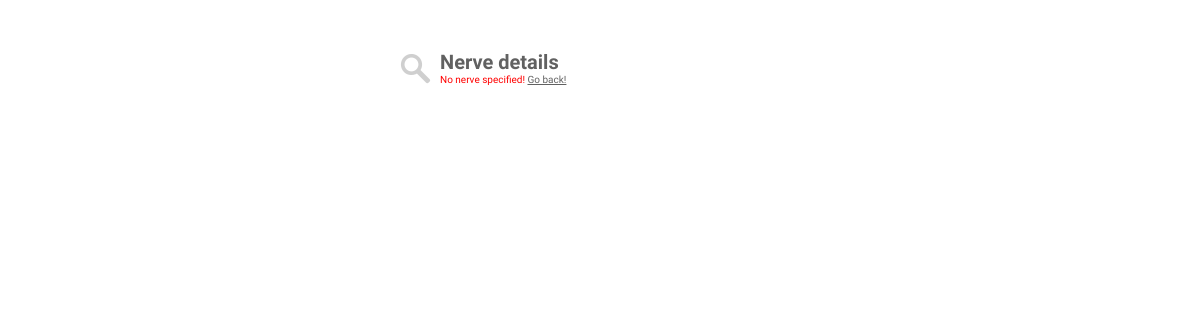
/nerve.php, run on an earlier commit of the app's database.
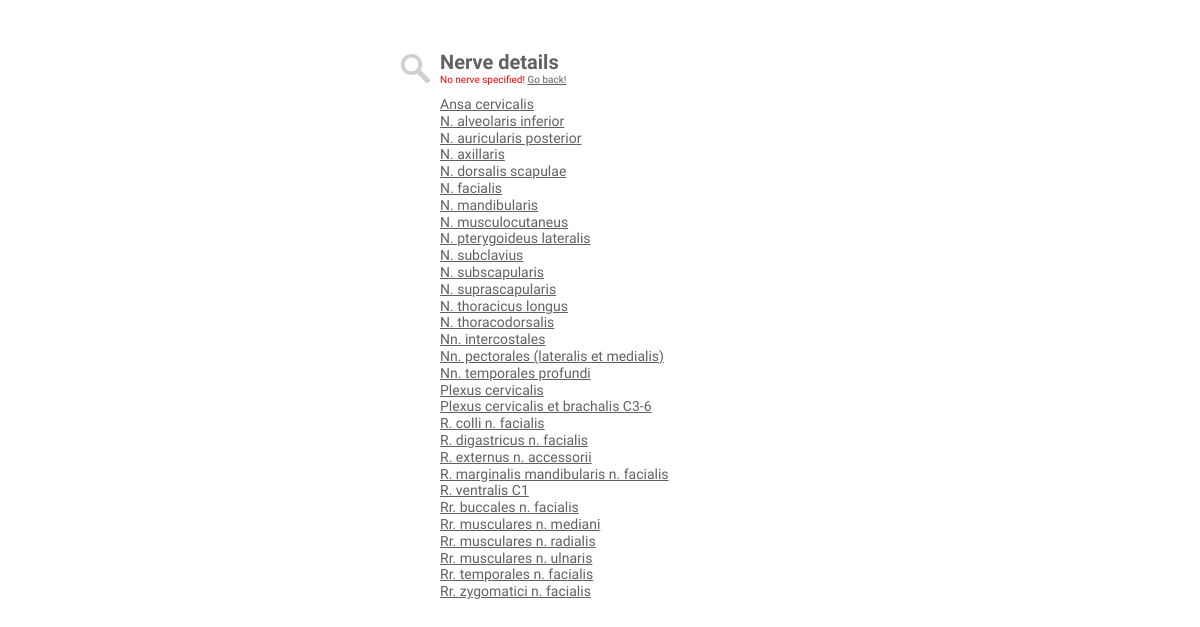
And on a later commit of the database.
### tables this page shows
CREATE TABLE `tbl_nerves` (
  `id` int(255) NOT NULL AUTO_INCREMENT,
  `lat_name` text NOT NULL,
  `name` text NOT NULL,
  `parent_nerve` varchar(255) NOT NULL,
  PRIMARY KEY (`id`)
);

### nerve.php (the view, shortened to what this page needs)
<?php
require_once("db_cred.php");
$db = new mysqli();
$db->connect($dbhost, $dbuser, $dbpass, $dbname);
$db->set_charset("utf8");
$search_string = preg_replace("/[^A-Za-z0-9]/", " ", $_GET['n']);
$search_string = $db->real_escape_string($search_string);
if (strlen($search_string) >= 1 && $search_string !== ' ') {
	$html  =  '';
	$html .= '<div class="icon"></div>';
	$html .= '<h2 class="title">Nerve details</h2>';
	$html .= '<h1 class="title">nerveLatName</h1>';
	$html .= '<h3 class="title" style="font-style: italic;">nerveName</h3>';
	$html .= '<h3 class="title" style="margin-top: 10px; margin-bottom: 10px;">The following muscles are innervated by this nerve:</h3>';
	$html .= '<ul class="results">';
	$html .= 'musclesPlaceholder';
	$html .= '</ul>';
	$html .= '<br /><h4 class="title"><a href=index.php>New search</a></h4>';
	$nervesql = 'SELECT * FROM tbl_nerves WHERE id = '.$search_string;
	$nervequery = $db->query($nervesql);
	while($nerveresult = $nervequery->fetch_array()) {
		$nervearray[] = $nerveresult;
	}
	if (isset($nervearray)) {
		foreach ($nervearray as $nerveresult) {
			$nerve_id = $nerveresult['id'];
			$nerve_latname = $nerveresult['lat_name'];
			$nerve_name = $nerveresult['name'];
			$output = str_replace('nerveLatName', $nerve_latname, $html);
			$output = str_replace('nerveName', $nerve_name, $output);
			$musclesql = 'SELECT * FROM tbl_muscles WHERE nerve = '.$nerve_id;
			$musclequery = $db->query($musclesql);
			while($muscleresult = $musclequery->fetch_array()) {
				$muscle_latname = $muscleresult['lat_name'];
				$muscle_id = $muscleresult['id'];
				$musclesoutput .= '';
				$musclesoutput .= '<li class="result">';
				$musclesoutput .= '<h3 class="title"><a href="muscle.php?m='.$muscle_id.'">';
				$musclesoutput .= $muscle_latname;
				$musclesoutput .= '</a></h3>';
				$musclesoutput .= '</li>';
			}
		}
		$output = str_replace('musclesPlaceholder', $musclesoutput, $output);
	} else {
		header("Location: index.php");
	}
} else {
	$output  =  '';
	$output .= '<div class="icon"></div>';
	$output .= '<h1 class="title">Nerve details</h1>';
	$output .= '<h5 class="err" style="margin-bottom: 10px;">No nerve specified! <a href="index.php">Go back!</a></h5>';
	$allnervessql = 'SELECT * FROM tbl_nerves ORDER by lat_name ASC';
	$allnervesquery = $db->query($allnervessql);
	while($allnervesresult = $allnervesquery->fetch_array()) {
		$nerve_latname = $allnervesresult['lat_name'];
		$nerve_id = $allnervesresult['id'];
		$output .= '<h3 class="title"><a href="nerve.php?n='.$nerve_id.'">'.$nerve_latname.'</a></h5>';
	}
}
?>
<!DOCTYPE HTML>
<html>
<head>
	<link href="./resources/style/style.css" rel="stylesheet" type="text/css" />
</head>
<body>
	<div id="main">
		<?php echo $output; ?>
	</div>
</body>
</html>

What changed in the data, as far as the page shows it:
added tbl_nerves: lat_name "Ansa cervicalis"
added tbl_nerves: lat_name "N. alveolaris inferior"
added tbl_nerves: lat_name "N. auricularis posterior"
added tbl_nerves: lat_name "N. axillaris"
added tbl_nerves: lat_name "N. dorsalis scapulae"
added tbl_nerves: lat_name "N. facialis"
added tbl_nerves: lat_name "N. mandibularis"
added tbl_nerves: lat_name "N. musculocutaneus"
added tbl_nerves: lat_name "N. pterygoideus lateralis"
added tbl_nerves: lat_name "N. subclavius"
added tbl_nerves: lat_name "N. subscapularis"
added tbl_nerves: lat_name "N. suprascapularis"
added tbl_nerves: lat_name "N. thoracicus longus"
added tbl_nerves: lat_name "N. thoracodorsalis"
added tbl_nerves: lat_name "Nn. intercostales"
added tbl_nerves: lat_name "Nn. pectorales (lateralis et medialis)"
added tbl_nerves: lat_name "Nn. temporales profundi"
added tbl_nerves: lat_name "Plexus cervicalis"
added tbl_nerves: lat_name "Plexus cervicalis et brachalis C3-6"
added tbl_nerves: lat_name "R. colli n. facialis"
added tbl_nerves: lat_name "R. digastricus n. facialis"
added tbl_nerves: lat_name "R. externus n. accessorii"
added tbl_nerves: lat_name "R. marginalis mandibularis n. facialis"
added tbl_nerves: lat_name "R. ventralis C1"
added tbl_nerves: lat_name "Rr. buccales n. facialis"
added tbl_nerves: lat_name "Rr. musculares n. mediani"
added tbl_nerves: lat_name "Rr. musculares n. radialis"
added tbl_nerves: lat_name "Rr. musculares n. ulnaris"
added tbl_nerves: lat_name "Rr. temporales n. facialis"
added tbl_nerves: lat_name "Rr. zygomatici n. facialis"
